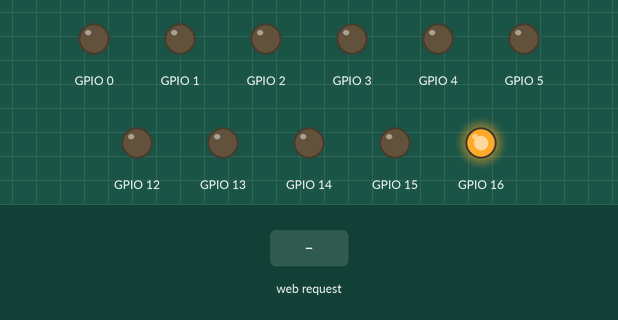
This sketch was run on a simulated ESP8266 (NodeMCU). Shown: output pins drawn as LEDs (lit = HIGH). The inputs (shaded band) are chosen by the test bench. WiFi joins after 1.5 s; servers stay silent unless stated; what the sketch prints to the serial monitor is not drawn.

Above: at 2.7 s.
2.8 s: HTTP request GET /LED00=ON received
At 3.3 s:
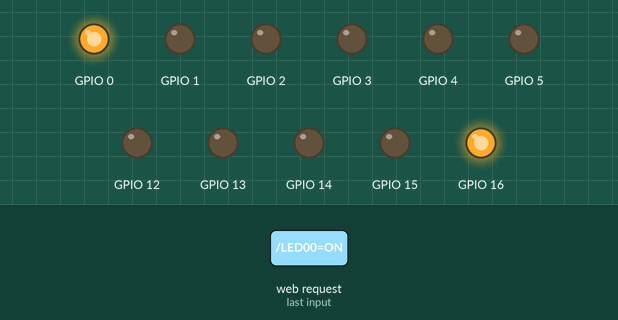
4.3 s: HTTP request GET /LED01=ON received
At 5.5 s:
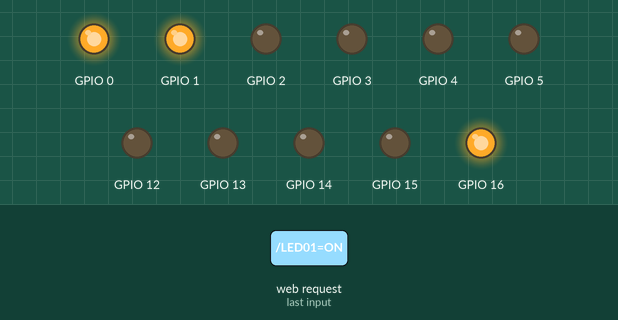
5.8 s: HTTP request GET /LED00=OFF received
At 6.7 s:
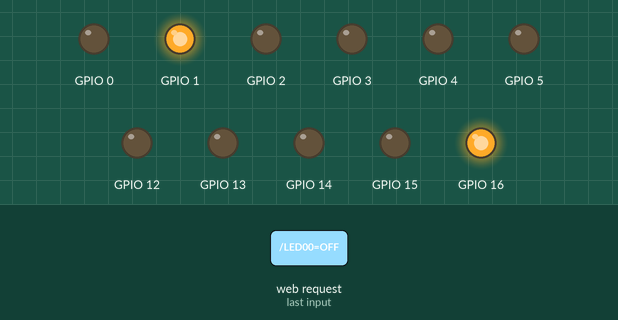
7.3 s: HTTP request GET /LED02=ON received
At 7.9 s:
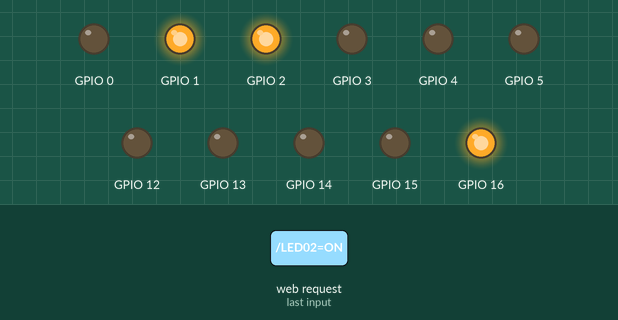
8.8 s: HTTP request GET /LED01=OFF received
At 9.1 s:
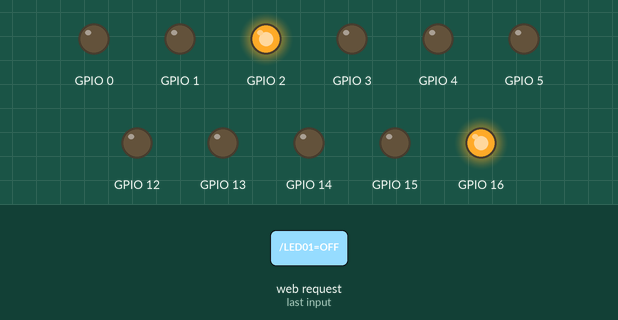
10.3 s: HTTP request GET /LED03=ON received
At 11.4 s:
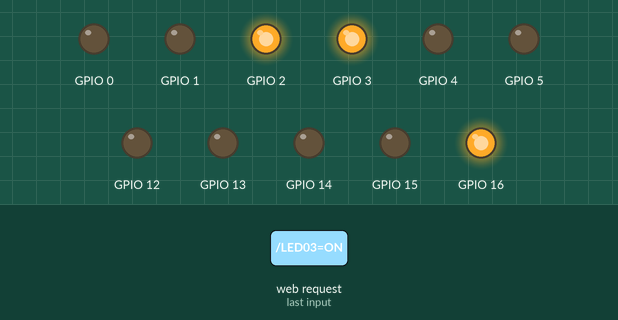
Timing chart, 0 to 12.8 s (numbered marks = the images above; inputs shaded):
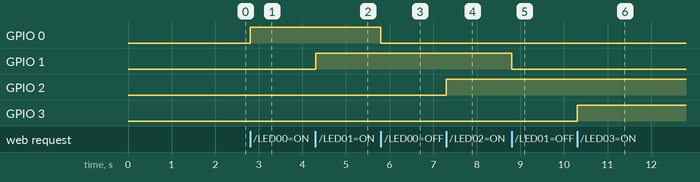

The sketch:

sketch_jul15b__1_.ino
```cpp
#include <ESP8266WiFi.h>

const char* ssid = "Galaxy j7";
const char* password = "msdhonisonai";
WiFiServer server(80);
void setup() {
  Serial.begin(115200);
  delay(10);

  // put your setup code here, to run once:
  pinMode(00, OUTPUT);
  pinMode(01, OUTPUT);
  pinMode(02, OUTPUT);
  pinMode(03, OUTPUT);
  pinMode(04, OUTPUT);
  pinMode(05, OUTPUT);
  pinMode(12, OUTPUT);
  pinMode(13, OUTPUT);
  pinMode(14, OUTPUT);
  pinMode(15, OUTPUT);
  pinMode(16, OUTPUT);

  digitalWrite(00, LOW);
  digitalWrite(01, LOW);
  digitalWrite(02, LOW);
  digitalWrite(03, LOW);
  digitalWrite(04, LOW);
  digitalWrite(05, LOW);
  digitalWrite(12, LOW);
  digitalWrite(13, LOW);
  digitalWrite(14, LOW);
  digitalWrite(15, LOW);
  digitalWrite(16, HIGH);

  // Connect to WiFi network
  Serial.println();
  Serial.println();
  Serial.print("Connecting to ");
  Serial.println(ssid);

  WiFi.begin(ssid, password);

  while (WiFi.status() != WL_CONNECTED) {
    delay(500);
    Serial.print(".");
  }
  //Serial.println("Hi Kolkata");
  Serial.println("WiFi connected");

  // Start the server
  server.begin();
  Serial.println("Server started");

  // Print the IP address
  Serial.print("Use this URL to connect: ");
  Serial.print("http://");
  Serial.print(WiFi.localIP());
  Serial.println("/");
}


void loop() {
  // Check if a client has connected
  WiFiClient client = server.available();
  if (!client) {
    return;
  }

  // Wait until the client sends some data
  Serial.println("new client");
  while(!client.available()){
    delay(1);
  }

  // Read the first line of the request
  String request = client.readStringUntil('\r');
  Serial.println(request);
  client.flush();

  // Match the request

  int value_00 = LOW;
  int value_01 = LOW;
  int value_02 = LOW;
  int value_03 = LOW;
  int value_04 = LOW;
  int value_05 = LOW;
  int value_12 = LOW;
  int value_13 = LOW;
  int value_14 = LOW;
  int value_15 = LOW;
  int value_16 = LOW;
  if (request.indexOf("/LED00=ON") != -1)  {
    digitalWrite(00, HIGH);
    value_00 = HIGH;
  }
  if (request.indexOf("/LED00=OFF") != -1)  {
    digitalWrite(00, LOW);
    value_00 = LOW;
  }
  if (request.indexOf("/LED01=ON") != -1)  {
    digitalWrite(01, HIGH);
    value_01 = HIGH;
  }
  if (request.indexOf("/LED01=OFF") != -1)  {
    digitalWrite(01, LOW);
    value_01 = LOW;
  }
  if (request.indexOf("/LED02=ON") != -1)  {
    digitalWrite(02, HIGH);
    value_02 = HIGH;
  }
  if (request.indexOf("/LED02=OFF") != -1)  {
    digitalWrite(02, LOW);
    value_02 = LOW;
  }
  if (request.indexOf("/LED03=ON") != -1)  {
    digitalWrite(03, HIGH);
    value_03 = HIGH;
  }
  if (request.indexOf("/LED03=OFF") != -1)  {
    digitalWrite(03, LOW);
    value_03 = LOW;
  }
  if (request.indexOf("/LED04=ON") != -1)  {
    digitalWrite(04, HIGH);
    value_04 = HIGH;
  }
  if (request.indexOf("/LED04=OFF") != -1)  {
    digitalWrite(04, LOW);
    value_04 = LOW;
  }
  if (request.indexOf("/LED05=ON") != -1)  {
    digitalWrite(05, HIGH);
    value_05 = HIGH;
  }
  if (request.indexOf("/LED05=OFF") != -1)  {
    digitalWrite(05, LOW);
    value_05 = LOW;
  }
  if (request.indexOf("/LED12=ON") != -1)  {
    digitalWrite(12, HIGH);
    value_12 = HIGH;
  }
  if (request.indexOf("/LED12=OFF") != -1)  {
    digitalWrite(12, LOW);
    value_12 = LOW;
  }
  if (request.indexOf("/LED13=ON") != -1)  {
    digitalWrite(13, HIGH);
    value_13 = HIGH;
  }
  if (request.indexOf("/LED13=OFF") != -1)  {
    digitalWrite(13, LOW);
    value_13 = LOW;
  }
  if (request.indexOf("/LED14=ON") != -1)  {
    digitalWrite(14, HIGH);
    value_14 = HIGH;
  }
  if (request.indexOf("/LED14=OFF") != -1)  {
    digitalWrite(14, LOW);
    value_14 = LOW;
  }
  if (request.indexOf("/LED15=ON") != -1)  {
    digitalWrite(15, HIGH);
    value_15 = HIGH;
  }
  if (request.indexOf("/LED15=OFF") != -1)  {
    digitalWrite(15, LOW);
    value_15 = LOW;
  }
  if (request.indexOf("/LED16=ON") != -1)  {
    digitalWrite(16, HIGH);
    value_16 = HIGH;
  }
  if (request.indexOf("/LED16=OFF") != -1)  {
    digitalWrite(16, LOW);
    value_16 = LOW;
  }

// Set ledPin according to the request
//digitalWrite(ledPin, value);

  // Return the response
  client.println("HTTP/1.1 200 OK");
  client.println("Content-Type: text/html");
  client.println(""); //  do not forget this one
  client.println("<!DOCTYPE HTML>");
  client.println("<html>");

  client.print("Led pin is now: ");

  if(value_00 == HIGH) {
    client.print("On");
  } else {
    client.print("Off");
  }
  client.println("<br><br>");
  client.println("<a href=\"/LED00=ON\"\"><button style=\"background-color:blue\">Turn 00 On </button></a>");
  client.println("<a href=\"/LED00=OFF\"\"><button style=\"background-color:red\">Turn 00 Off </button></a><br /><br />");
  client.println("<a href=\"/LED01=ON\"\"><button style=\"background-color:blue\">Turn 01 On </button></a>");
  client.println("<a href=\"/LED01=OFF\"\"><button style=\"background-color:red\">Turn 01 Off </button></a><br /><br />");
  client.println("<a href=\"/LED02=ON\"\"><button style=\"background-color:blue\">Turn 02 On </button></a>");
  client.println("<a href=\"/LED02=OFF\"\"><button style=\"background-color:red\">Turn 02 Off </button></a><br /><br />");
  client.println("<a href=\"/LED03=ON\"\"><button style=\"background-color:blue\">Turn 03 On </button></a>");
  client.println("<a href=\"/LED03=OFF\"\"><button style=\"background-color:red\">Turn 03 Off </button></a><br /><br />");
  client.println("<a href=\"/LED04=ON\"\"><button style=\"background-color:blue\">Turn 04 On </button></a>");
  client.println("<a href=\"/LED04=OFF\"\"><button style=\"background-color:red\">Turn 04 Off </button></a><br /><br />");
  client.println("<a href=\"/LED05=ON\"\"><button style=\"background-color:blue\">Turn 05 On </button></a>");
  client.println("<a href=\"/LED05=OFF\"\"><button style=\"background-color:red\">Turn 05 Off </button></a><br /><br />");
  client.println("<a href=\"/LED12=ON\"\"><button style=\"background-color:blue\">Turn 12 On </button></a>");
  client.println("<a href=\"/LED12=OFF\"\"><button style=\"background-color:red\">Turn 12 Off </button></a><br /><br />");
  client.println("<a href=\"/LED13=ON\"\"><button style=\"background-color:blue\">Turn 13 On </button></a>");
  client.println("<a href=\"/LED13=OFF\"\"><button style=\"background-color:red\">Turn 13 Off </button></a><br /><br />");
  client.println("<a href=\"/LED14=ON\"\"><button style=\"background-color:blue\">Turn 14 On </button></a>");
  client.println("<a href=\"/LED14=OFF\"\"><button style=\"background-color:red\">Turn 14 Off </button></a><br /><br />");
  client.println("<a href=\"/LED15=ON\"\"><button style=\"background-color:blue\">Turn 15 On </button></a>");
  client.println("<a href=\"/LED15=OFF\"\"><button style=\"background-color:red\">Turn 15 Off </button></a><br /><br />");
  client.println("<a href=\"/LED16=ON\"\"><button style=\"background-color:blue\">Turn 16 On </button></a>");
  client.println("<a href=\"/LED16=OFF\"\"><button style=\"background-color:red\">Turn 16 Off </button></a><br /><br />");
  client.println("</html>");

  delay(1);
  Serial.println("Client disonnected");
  Serial.println("");

}
```

Measured:
- after the input at 2.8 s, GPIO 0: LOW → HIGH at once
- after the input at 4.3 s, GPIO 1: LOW → HIGH at once
- after the input at 5.8 s, GPIO 0: HIGH → LOW at once
- after the input at 7.3 s, GPIO 2: LOW → HIGH at once
- after the input at 8.8 s, GPIO 1: HIGH → LOW at once
- after the input at 10.3 s, GPIO 3: LOW → HIGH at once
